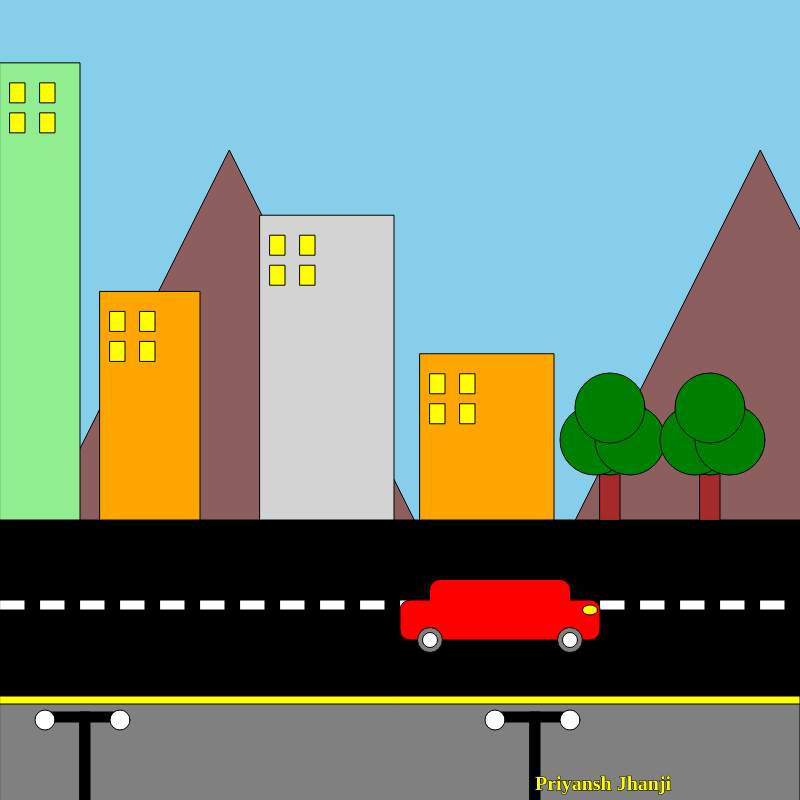
Frame 1 (no input)
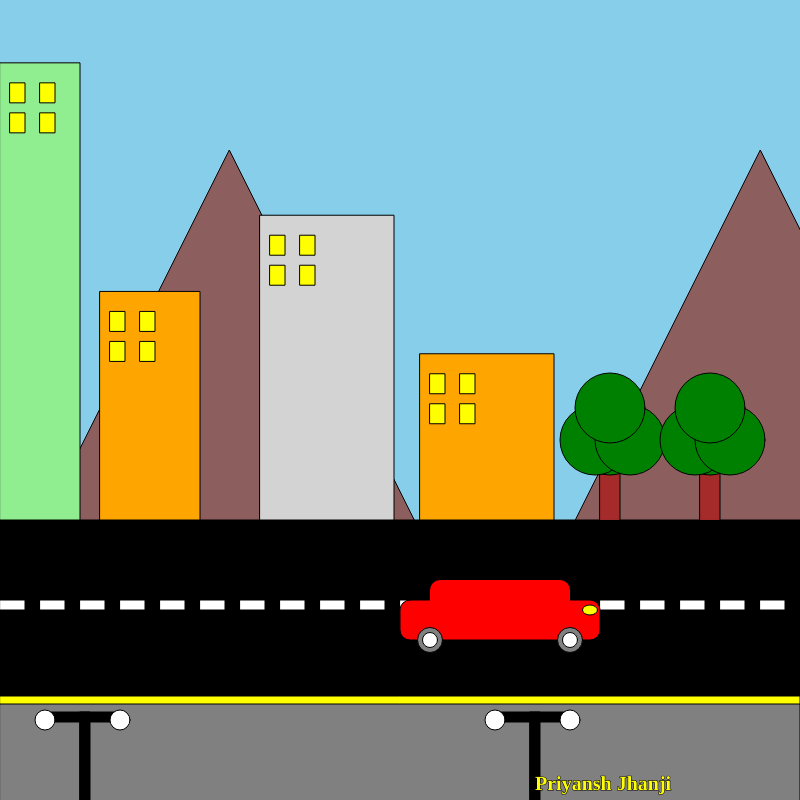
Frame 60 (no input)
Frame 120 (the mouse pressed at the canvas centre since frame 60): identical to frame 60, image omitted

The p5.js sketch that drew these frames (run headless with seeded random() and noise() and a simulated clock; from frame 60 on, the mouse is pressed at the canvas centre):

// p5.js sketch
// ── sketch.js
// Interactive Scene Assignment 01
// Priyansh Jhanji
// February 11, 2025
// This is a dynamic city scene with a moving car, changing sky and car color, and randomly generated buildings.

// Global Variables
let skyColors = ['#87ceeb', '#ee5d6c', '#fb9062', '#101c4f'];  
let skyIndex = 0;  
let currentBack = skyColors[skyIndex];

let buildingHeight, buildingHeight2, buildingHeight3, buildingHeight4;
let buildingColor, buildingColor2, buildingColor3, buildingColor4;
let x;
let carColor = 'red';  // Initial car color set to red

function setup() {
  createCanvas(800, 800);
  // Random Height
  buildingHeight = random(200, 560);
  buildingHeight2 = buildingHeight / 2;
  buildingHeight3 = buildingHeight / 1.5;
  buildingHeight4 = buildingHeight / 2.75;
  // Random Colors for the Buildings
  let buildingColors = ['red', 'lightgreen', 'lightgrey', 'yellow', 'pink', 'orange', 'white'];
  buildingColor = random(buildingColors);
  buildingColor2 = random(buildingColors);
  buildingColor3 = random(buildingColors);
  buildingColor4 = random(buildingColors);

  x = width / 2; 
}

function draw() {
  background(currentBack);  
  makeMountain(29.29, 550);
  makeMountain(560.29, 550);  
  drawRoad();       
  makeSidewalk();   
  makeBuilding();   
  drawTree();       
  makeLamp();       
  makeCar();  
  
  // Name on the bottom corner
  textSize(20);
  textFont('Georgia');
  textStyle(BOLD);
  text('Priyansh Jhanji', 535, 790);     

  // Car movement based on arrow keys
  if (keyIsDown(LEFT_ARROW)) {   
    x -= 5;
    if (x < -200) { 
      x = width; // Wrap-around effect
    }
  }
  if (keyIsDown(RIGHT_ARROW)) {
    x += 5;
    if (x > width) { 
      x = -200; // Wrap-around effect
    }
  }
}

// Function to change sky and car color on middle mouse click
function mousePressed() {  
  if (mouseButton === CENTER) {  
    skyIndex = (skyIndex + 1) % skyColors.length;  
    currentBack = skyColors[skyIndex];  

    // Change car color based on sky color
    if (skyIndex === 0) {  // Sky is Blue
      carColor = 'red';
    } 
    else if (skyIndex === 1) {  // Sky is Orange
      carColor = 'orange';
    } 
    else if (skyIndex === 2) {  // Sky is Pink
      carColor = 'purple';
    } 
    else if (skyIndex === 3) {  // Sky is Night 
      carColor = 'darkgrey';
    }
  }
}

// Function to draw the road
function drawRoad() {
  fill(0);
  rect(0, height * 0.65, width, height * 0.35);  // Road base

  fill(255);
  for (let i = 0; i < width; i += 40) {
    rect(i, height * 0.75, 25, 10);  // Road markings
  }
}

// Function to draw the sidewalk
function makeSidewalk() {
  fill('yellow');
  rect(0, height * 0.87, width, 10);  // Sidewalk border

  fill('grey');
  rect(0, height * 0.88, width, 150);  // Sidewalk area
}

// Function to draw buildings with randomly generated heights and colors

function makeBuilding() {
  // First building
  fill(buildingColor);
  rect(0, height * 0.65 - buildingHeight, 80, buildingHeight);
  // Windows
  fill(255, 255, 0); 
  if (buildingHeight > 50) {
    rect(10, height * 0.65 - buildingHeight + 20, 15, 20);
    rect(40, height * 0.65 - buildingHeight + 20, 15, 20);
    rect(10, height * 0.65 - buildingHeight + 50, 15, 20);
    rect(40, height * 0.65 - buildingHeight + 50, 15, 20);
  }
  // Second Building
  fill(buildingColor2);
  rect(100, height * 0.65 - buildingHeight2, 100, buildingHeight2);
  fill(255, 255, 0);
  if (buildingHeight2 > 50) {
    rect(110, height * 0.65 - buildingHeight2 + 20, 15, 20);
    rect(140, height * 0.65 - buildingHeight2 + 20, 15, 20);
    rect(110, height * 0.65 - buildingHeight2 + 50, 15, 20);
    rect(140, height * 0.65 - buildingHeight2 + 50, 15, 20);
  }
  // Third Building
  fill(buildingColor3);
  rect(260, height * 0.65 - buildingHeight3, 134, buildingHeight3);
  fill(255, 255, 0);
  if (buildingHeight3 > 70) {
    rect(270, height * 0.65 - buildingHeight3 + 20, 15, 20);
    rect(300, height * 0.65 - buildingHeight3 + 20, 15, 20);
    rect(270, height * 0.65 - buildingHeight3 + 50, 15, 20);
    rect(300, height * 0.65 - buildingHeight3 + 50, 15, 20);
  }
  // Fourth Building
  fill(buildingColor4);
  rect(420, height * 0.65 - buildingHeight4, 134, buildingHeight4);
  fill(255, 255, 0);
  if (buildingHeight4 > 70) {
    rect(430, height * 0.65 - buildingHeight4 + 20, 15, 20);
    rect(460, height * 0.65 - buildingHeight4 + 20, 15, 20);
    rect(430, height * 0.65 - buildingHeight4 + 50, 15, 20);
    rect(460, height * 0.65 - buildingHeight4 + 50, 15, 20);
  }
}

// Function to draw trees
function drawTree() {
  // Trunks
  fill('brown');
  rect(600, height * 0.5756, 20, 60);
  rect(700, height * 0.5756, 20, 60);
  // Leaves clusters
  fill('green');
  circle(610, height * 0.55, 70);
  circle(595, height * 0.55, 70);
  circle(630, height * 0.55, 70);
  circle(610, height * 0.51, 70);
  circle(710, height * 0.55, 70);
  circle(695, height * 0.55, 70);
  circle(730, height * 0.55, 70);
  circle(710, height * 0.51, 70);
}

// Function to draw street lamps
function makeLamp() {
  fill('black');
  rect(80, height * 0.89, 10, 100);
  rect(45, height * 0.89, 80, 10);
  fill('white');
  circle(45, height * 0.9, 20);
  circle(120, height * 0.9, 20);

  fill('black');
  rect(530, height * 0.89, 10, 100);
  rect(495, height * 0.89, 80, 10);
  fill('white');
  circle(495, height * 0.9, 20);
  circle(570, height * 0.9, 20);
}

// Function to draw a car that moves left and right
function makeCar() {
  fill(carColor);  // Use the dynamic carColor
  rect(x, height * 0.75, 200, 40, 10); // Car body
  noStroke();
  rect(x + 30, height * 0.75 - 20, 140, 40, 10); // Car roof
  
  // Wheels
  stroke(1);
  fill('grey');
  circle(x + 30, height * 0.75 + 40, 25);
  circle(x + 170, height * 0.75 + 40, 25);

  fill('white');
  circle(x + 30, height * 0.75 + 40, 15);
  circle(x + 170, height * 0.75 + 40, 15);

  fill('yellow'); // Headlight
  ellipse(x + 190, height * 0.75 + 10, 15, 10);
}

//Function to Draw Mountains
function makeMountain(x, y) {
  fill('#8C5E5E');
  triangle(x, y, x + 200, y - 400, x + 400, y);
}
